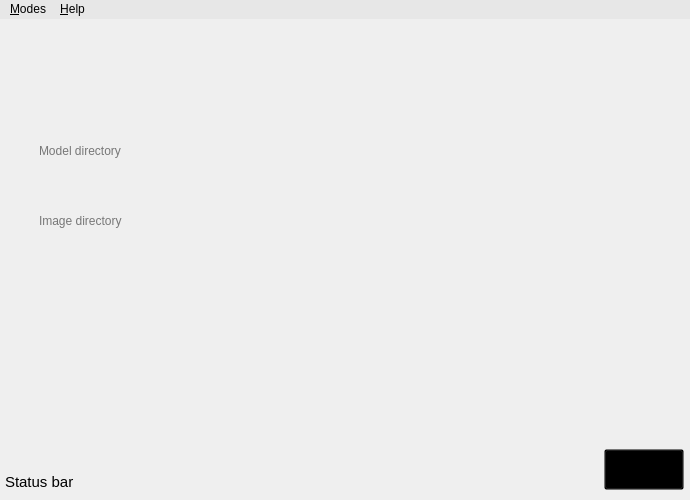
<?xml version="1.0" encoding="UTF-8"?>
<ui version="4.0">
 <class>MainWindow</class>
 <widget class="QMainWindow" name="MainWindow">
  <property name="windowModality">
   <enum>Qt::NonModal</enum>
  </property>
  <property name="enabled">
   <bool>true</bool>
  </property>
  <property name="geometry">
   <rect>
    <x>0</x>
    <y>0</y>
    <width>690</width>
    <height>500</height>
   </rect>
  </property>
  <property name="sizePolicy">
   <sizepolicy hsizetype="Fixed" vsizetype="Fixed">
    <horstretch>0</horstretch>
    <verstretch>0</verstretch>
   </sizepolicy>
  </property>
  <property name="maximumSize">
   <size>
    <width>690</width>
    <height>500</height>
   </size>
  </property>
  <property name="windowTitle">
   <string>Face Recognition</string>
  </property>
  <property name="windowIcon">
   <iconset resource="guiResource.qrc">
    <normaloff>:/Icon/icon.ico</normaloff>:/Icon/icon.ico</iconset>
  </property>
  <property name="windowOpacity">
   <double>1.000000000000000</double>
  </property>
  <property name="toolTipDuration">
   <number>0</number>
  </property>
  <property name="styleSheet">
   <string notr="true"/>
  </property>
  <property name="iconSize">
   <size>
    <width>20</width>
    <height>20</height>
   </size>
  </property>
  <property name="animated">
   <bool>true</bool>
  </property>
  <property name="tabShape">
   <enum>QTabWidget::Rounded</enum>
  </property>
  <widget class="QWidget" name="centralWidget">
   <property name="enabled">
    <bool>true</bool>
   </property>
   <property name="styleSheet">
    <string notr="true">QWidget#centralWidget
{
	border-image: url(:/Background/background.jpg);
}</string>
   </property>
   <widget class="QStackedWidget" name="stackedWidget">
    <property name="geometry">
     <rect>
      <x>0</x>
      <y>0</y>
      <width>691</width>
      <height>491</height>
     </rect>
    </property>
    <property name="minimumSize">
     <size>
      <width>0</width>
      <height>0</height>
     </size>
    </property>
    <property name="autoFillBackground">
     <bool>false</bool>
    </property>
    <property name="styleSheet">
     <string notr="true"/>
    </property>
    <property name="frameShape">
     <enum>QFrame::NoFrame</enum>
    </property>
    <property name="frameShadow">
     <enum>QFrame::Plain</enum>
    </property>
    <property name="currentIndex">
     <number>2</number>
    </property>
    <widget class="QWidget" name="Welcome">
     <widget class="QLabel" name="faceRecIcon">
      <property name="geometry">
       <rect>
        <x>50</x>
        <y>80</y>
        <width>581</width>
        <height>401</height>
       </rect>
      </property>
      <property name="text">
       <string>&lt;html&gt;&lt;head/&gt;&lt;body&gt;&lt;p align=&quot;center&quot;&gt;&lt;img  src=&quot;:/WelcomeImage/welcom.png&quot;/&gt;&lt;/p&gt;&lt;/body&gt;&lt;/html&gt;</string>
      </property>
     </widget>
     <widget class="QLabel" name="faceRecTitle">
      <property name="geometry">
       <rect>
        <x>150</x>
        <y>30</y>
        <width>351</width>
        <height>81</height>
       </rect>
      </property>
      <property name="text">
       <string>&lt;html&gt;&lt;head/&gt;&lt;body&gt;&lt;p&gt;&lt;img width=&quot;350&quot; height=&quot;80&quot; src=&quot;:/WelcomeTitle/welcomeTitle.png&quot;/&gt;&lt;/p&gt;&lt;/body&gt;&lt;/html&gt;</string>
      </property>
     </widget>
    </widget>
    <widget class="QWidget" name="Training">
     <widget class="QGroupBox" name="browseBox">
      <property name="geometry">
       <rect>
        <x>20</x>
        <y>100</y>
        <width>421</width>
        <height>60</height>
       </rect>
      </property>
      <property name="styleSheet">
       <string notr="true">border-style: none</string>
      </property>
      <property name="title">
       <string/>
      </property>
      <property name="flat">
       <bool>false</bool>
      </property>
      <property name="checkable">
       <bool>false</bool>
      </property>
      <widget class="QPushButton" name="browseBtn">
       <property name="geometry">
        <rect>
         <x>319</x>
         <y>6</y>
         <width>91</width>
         <height>51</height>
        </rect>
       </property>
       <property name="sizePolicy">
        <sizepolicy hsizetype="Fixed" vsizetype="Fixed">
         <horstretch>0</horstretch>
         <verstretch>0</verstretch>
        </sizepolicy>
       </property>
       <property name="styleSheet">
        <string notr="true">QPushButton#browseBtn:hover
{
	image: url(:/BrowseBtn/browseHover.png);

}

QPushButton#browseBtn:pressed
{
	image: url(:/BrowseBtn/browsePush.png);

}

QPushButton#browseBtn
{
	image: url(:/BrowseBtn/browseDef.png);
	background:transparent;

}</string>
       </property>
       <property name="text">
        <string/>
       </property>
       <property name="iconSize">
        <size>
         <width>10</width>
         <height>10</height>
        </size>
       </property>
       <property name="autoRepeatDelay">
        <number>4</number>
       </property>
       <property name="autoRepeatInterval">
        <number>4</number>
       </property>
      </widget>
      <widget class="QLabel" name="dirImage">
       <property name="geometry">
        <rect>
         <x>4</x>
         <y>10</y>
         <width>311</width>
         <height>41</height>
        </rect>
       </property>
       <property name="text">
        <string>&lt;html&gt;&lt;head/&gt;&lt;body&gt;&lt;p&gt;&lt;img src=&quot;:/Dir/textInsert.png&quot;/&gt;&lt;/p&gt;&lt;/body&gt;&lt;/html&gt;</string>
       </property>
      </widget>
      <widget class="QLineEdit" name="lineEdit">
       <property name="geometry">
        <rect>
         <x>17</x>
         <y>16</y>
         <width>281</width>
         <height>31</height>
        </rect>
       </property>
       <property name="font">
        <font>
         <pointsize>9</pointsize>
        </font>
       </property>
       <property name="autoFillBackground">
        <bool>false</bool>
       </property>
       <property name="styleSheet">
        <string notr="true">QLineEdit 
{
	background:transparent
}

</string>
       </property>
       <property name="text">
        <string/>
       </property>
       <property name="frame">
        <bool>false</bool>
       </property>
       <property name="placeholderText">
        <string>Training directory</string>
       </property>
      </widget>
     </widget>
     <widget class="QPushButton" name="trainBtn">
      <property name="geometry">
       <rect>
        <x>514</x>
        <y>418</y>
        <width>181</width>
        <height>61</height>
       </rect>
      </property>
      <property name="sizePolicy">
       <sizepolicy hsizetype="Fixed" vsizetype="Fixed">
        <horstretch>0</horstretch>
        <verstretch>0</verstretch>
       </sizepolicy>
      </property>
      <property name="styleSheet">
       <string notr="true">
QPushButton#trainBtn:hover
{
	image: url(:/StartTrainingBtn/startTrainingHover.png);
}

QPushButton#trainBtn:pressed
{
	image: url(:/StartTrainingBtn/startTrainingPush.png);
}

QPushButton#trainBtn
{
	image: url(:/StartTrainingBtn/startTrainingDef.png);
	background:transparent;

}







</string>
      </property>
      <property name="text">
       <string/>
      </property>
      <property name="iconSize">
       <size>
        <width>10</width>
        <height>10</height>
       </size>
      </property>
      <property name="autoRepeatDelay">
       <number>4</number>
      </property>
      <property name="autoRepeatInterval">
       <number>4</number>
      </property>
     </widget>
     <widget class="QLabel" name="trainingTitle">
      <property name="geometry">
       <rect>
        <x>150</x>
        <y>10</y>
        <width>311</width>
        <height>71</height>
       </rect>
      </property>
      <property name="text">
       <string>&lt;html&gt;&lt;head/&gt;&lt;body&gt;&lt;p&gt;&lt;img src=&quot;:/TrainingTitle/trainingTitle.png&quot;/&gt;&lt;/p&gt;&lt;/body&gt;&lt;/html&gt;</string>
      </property>
     </widget>
     <widget class="QLabel" name="statusBar">
      <property name="geometry">
       <rect>
        <x>5</x>
        <y>447</y>
        <width>491</width>
        <height>31</height>
       </rect>
      </property>
      <property name="font">
       <font>
        <pointsize>11</pointsize>
       </font>
      </property>
      <property name="text">
       <string>Status bar</string>
      </property>
     </widget>
    </widget>
    <widget class="QWidget" name="Testing">
     <widget class="QLabel" name="label">
      <property name="geometry">
       <rect>
        <x>269</x>
        <y>24</y>
        <width>141</width>
        <height>71</height>
       </rect>
      </property>
      <property name="text">
       <string>&lt;html&gt;&lt;head/&gt;&lt;body&gt;&lt;p&gt;&lt;img src=&quot;:/TestingTitle/testingTitle.png&quot;/&gt;&lt;/p&gt;&lt;/body&gt;&lt;/html&gt;</string>
      </property>
     </widget>
     <widget class="QPushButton" name="testBtn">
      <property name="geometry">
       <rect>
        <x>604</x>
        <y>430</y>
        <width>80</width>
        <height>41</height>
       </rect>
      </property>
      <property name="sizePolicy">
       <sizepolicy hsizetype="Fixed" vsizetype="Fixed">
        <horstretch>0</horstretch>
        <verstretch>0</verstretch>
       </sizepolicy>
      </property>
      <property name="styleSheet">
       <string notr="true">
QPushButton#testBtn:hover
{
	
	image: url(:/TestBtn/testHover.png);
}

QPushButton#testBtn:pressed
{
	
	image: url(:/TestBtn/testPush.png);
}

QPushButton#testBtn
{
	
	image: url(:/TestBtn/testDef.png);
	background:transparent;

}







</string>
      </property>
      <property name="text">
       <string/>
      </property>
      <property name="iconSize">
       <size>
        <width>10</width>
        <height>10</height>
       </size>
      </property>
      <property name="autoRepeatDelay">
       <number>4</number>
      </property>
      <property name="autoRepeatInterval">
       <number>4</number>
      </property>
     </widget>
     <widget class="QLabel" name="statusBar_2">
      <property name="geometry">
       <rect>
        <x>5</x>
        <y>447</y>
        <width>491</width>
        <height>31</height>
       </rect>
      </property>
      <property name="font">
       <font>
        <pointsize>11</pointsize>
       </font>
      </property>
      <property name="text">
       <string>Status bar</string>
      </property>
     </widget>
     <widget class="QLabel" name="label_2">
      <property name="geometry">
       <rect>
        <x>83</x>
        <y>230</y>
        <width>210</width>
        <height>210</height>
       </rect>
      </property>
      <property name="styleSheet">
       <string notr="true">QLabel#label_2
{
    #border: 2px solid gray;
   #border-radius: 130px;
    #selection-background-color: darkgray;
	#shadow : 10px 10px 5px grey;
}</string>
      </property>
      <property name="text">
       <string>&lt;html&gt;&lt;head/&gt;&lt;body&gt;&lt;p&gt;&lt;img  width=&quot;210&quot; heigh=&quot;210&quot; src=&quot;:/DefaultImage/defualtImage.png&quot;/&gt;&lt;/p&gt;&lt;/body&gt;&lt;/html&gt;</string>
      </property>
      <property name="alignment">
       <set>Qt::AlignLeading|Qt::AlignLeft|Qt::AlignTop</set>
      </property>
     </widget>
     <widget class="QGroupBox" name="browseBoxTesting">
      <property name="geometry">
       <rect>
        <x>20</x>
        <y>170</y>
        <width>421</width>
        <height>60</height>
       </rect>
      </property>
      <property name="styleSheet">
       <string notr="true">border-style: none</string>
      </property>
      <property name="title">
       <string/>
      </property>
      <property name="flat">
       <bool>false</bool>
      </property>
      <property name="checkable">
       <bool>false</bool>
      </property>
      <widget class="QPushButton" name="browseBtnTesting">
       <property name="geometry">
        <rect>
         <x>319</x>
         <y>6</y>
         <width>91</width>
         <height>51</height>
        </rect>
       </property>
       <property name="sizePolicy">
        <sizepolicy hsizetype="Fixed" vsizetype="Fixed">
         <horstretch>0</horstretch>
         <verstretch>0</verstretch>
        </sizepolicy>
       </property>
       <property name="styleSheet">
        <string notr="true">QPushButton#browseBtnTesting:hover
{
	image: url(:/BrowseBtn/browseHover.png);

}

QPushButton#browseBtnTesting:pressed
{
	image: url(:/BrowseBtn/browsePush.png);

}

QPushButton#browseBtnTesting
{
	image: url(:/BrowseBtn/browseDef.png);
	background:transparent;

}</string>
       </property>
       <property name="text">
        <string/>
       </property>
       <property name="iconSize">
        <size>
         <width>10</width>
         <height>10</height>
        </size>
       </property>
       <property name="autoRepeatDelay">
        <number>4</number>
       </property>
       <property name="autoRepeatInterval">
        <number>4</number>
       </property>
      </widget>
      <widget class="QLabel" name="dirImageTesting">
       <property name="geometry">
        <rect>
         <x>4</x>
         <y>10</y>
         <width>311</width>
         <height>41</height>
        </rect>
       </property>
       <property name="text">
        <string>&lt;html&gt;&lt;head/&gt;&lt;body&gt;&lt;p&gt;&lt;img src=&quot;:/Dir/textInsert.png&quot;/&gt;&lt;/p&gt;&lt;/body&gt;&lt;/html&gt;</string>
       </property>
      </widget>
      <widget class="QLineEdit" name="lineEditTesting">
       <property name="geometry">
        <rect>
         <x>17</x>
         <y>16</y>
         <width>281</width>
         <height>31</height>
        </rect>
       </property>
       <property name="font">
        <font>
         <pointsize>9</pointsize>
        </font>
       </property>
       <property name="autoFillBackground">
        <bool>false</bool>
       </property>
       <property name="styleSheet">
        <string notr="true">QLineEdit 
{
	background:transparent
}

</string>
       </property>
       <property name="text">
        <string/>
       </property>
       <property name="frame">
        <bool>false</bool>
       </property>
       <property name="placeholderText">
        <string>Image directory</string>
       </property>
      </widget>
     </widget>
     <widget class="QGroupBox" name="browseBoxTesting_2">
      <property name="geometry">
       <rect>
        <x>20</x>
        <y>100</y>
        <width>421</width>
        <height>60</height>
       </rect>
      </property>
      <property name="styleSheet">
       <string notr="true">border-style: none</string>
      </property>
      <property name="title">
       <string/>
      </property>
      <property name="flat">
       <bool>false</bool>
      </property>
      <property name="checkable">
       <bool>false</bool>
      </property>
      <widget class="QPushButton" name="browseBtnModel">
       <property name="geometry">
        <rect>
         <x>319</x>
         <y>6</y>
         <width>91</width>
         <height>51</height>
        </rect>
       </property>
       <property name="sizePolicy">
        <sizepolicy hsizetype="Fixed" vsizetype="Fixed">
         <horstretch>0</horstretch>
         <verstretch>0</verstretch>
        </sizepolicy>
       </property>
       <property name="styleSheet">
        <string notr="true">QPushButton#browseBtnModel:hover
{
	image: url(:/BrowseBtn/browseHover.png);

}

QPushButton#browseBtnModel:pressed
{
	image: url(:/BrowseBtn/browsePush.png);

}

QPushButton#browseBtnModel
{
	image: url(:/BrowseBtn/browseDef.png);
	background:transparent;

}</string>
       </property>
       <property name="text">
        <string/>
       </property>
       <property name="iconSize">
        <size>
         <width>10</width>
         <height>10</height>
        </size>
       </property>
       <property name="autoRepeatDelay">
        <number>4</number>
       </property>
       <property name="autoRepeatInterval">
        <number>4</number>
       </property>
      </widget>
      <widget class="QLabel" name="dirImageTesting_2">
       <property name="geometry">
        <rect>
         <x>4</x>
         <y>10</y>
         <width>311</width>
         <height>41</height>
        </rect>
       </property>
       <property name="text">
        <string>&lt;html&gt;&lt;head/&gt;&lt;body&gt;&lt;p&gt;&lt;img src=&quot;:/Dir/textInsert.png&quot;/&gt;&lt;/p&gt;&lt;/body&gt;&lt;/html&gt;</string>
       </property>
      </widget>
      <widget class="QLineEdit" name="lineEditTesting_2">
       <property name="geometry">
        <rect>
         <x>17</x>
         <y>16</y>
         <width>281</width>
         <height>31</height>
        </rect>
       </property>
       <property name="font">
        <font>
         <pointsize>9</pointsize>
        </font>
       </property>
       <property name="autoFillBackground">
        <bool>false</bool>
       </property>
       <property name="styleSheet">
        <string notr="true">QLineEdit 
{
	background:transparent
}

</string>
       </property>
       <property name="text">
        <string/>
       </property>
       <property name="frame">
        <bool>false</bool>
       </property>
       <property name="placeholderText">
        <string>Model directory</string>
       </property>
      </widget>
     </widget>
    </widget>
   </widget>
  </widget>
  <widget class="QMenuBar" name="menubar">
   <property name="geometry">
    <rect>
     <x>0</x>
     <y>0</y>
     <width>690</width>
     <height>26</height>
    </rect>
   </property>
   <property name="styleSheet">
    <string notr="true">background-color: rgb(231, 231, 231);
selection-color: rgb(0, 0, 0);
selection-background-color: rgb(154, 201, 254);
</string>
   </property>
   <widget class="QMenu" name="menu_file">
    <property name="title">
     <string>&amp;Modes</string>
    </property>
    <addaction name="actionTrain_Guide"/>
    <addaction name="actionTest_Guide"/>
    <addaction name="actionTrain"/>
    <addaction name="actionTesting"/>
    <addaction name="separator"/>
    <addaction name="actionExit"/>
   </widget>
   <widget class="QMenu" name="menu_Help">
    <property name="title">
     <string>&amp;Help</string>
    </property>
    <addaction name="actionHow_to_use"/>
    <addaction name="actionAbout"/>
   </widget>
   <addaction name="menu_file"/>
   <addaction name="menu_Help"/>
  </widget>
  <action name="actionTrain">
   <property name="text">
    <string>Train Learner</string>
   </property>
  </action>
  <action name="actionTesting">
   <property name="text">
    <string>Test Learner</string>
   </property>
  </action>
  <action name="actionExit">
   <property name="text">
    <string>Exit</string>
   </property>
  </action>
  <action name="actionHow_to_use">
   <property name="text">
    <string>How to use</string>
   </property>
  </action>
  <action name="actionAbout">
   <property name="text">
    <string>About</string>
   </property>
  </action>
  <action name="actionTrain_Guide">
   <property name="text">
    <string>Train Guide</string>
   </property>
  </action>
  <action name="actionTest_Guide">
   <property name="text">
    <string>Test Guide</string>
   </property>
  </action>
 </widget>
 <resources>
  <include location="guiResource.qrc"/>
 </resources>
 <connections/>
</ui>
